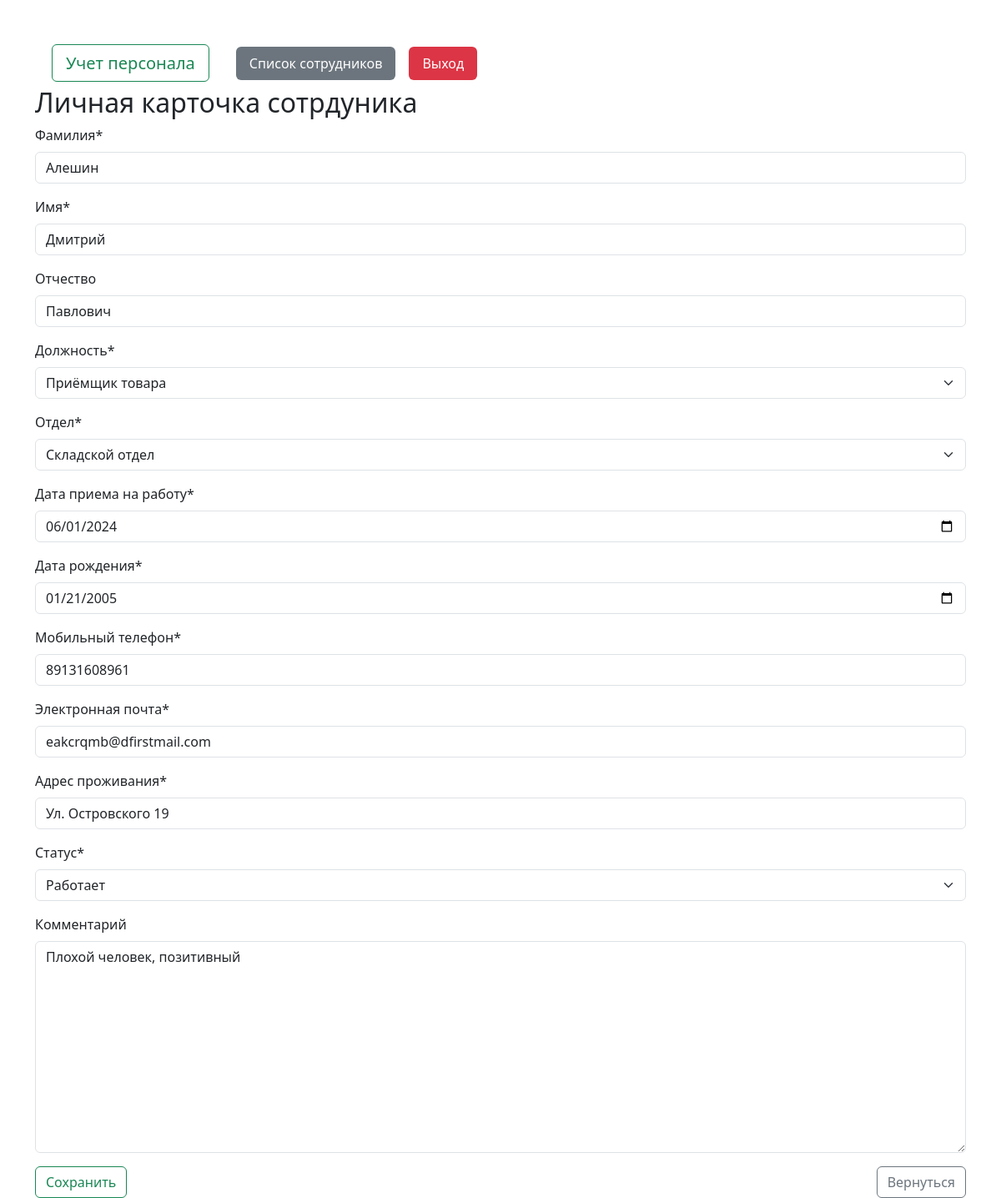
Page /employees/edit/17/ (signed in) on the committed database.
### staff/models.py (models this page shows, shortened)
class Employee(models.Model):
    POSITION_CHOICES = [
        ('Продавец-кассир', 'Продавец-кассир'),
        ('Приёмщик товара', 'Приёмщик товара'),
        ('Комплектовщик', 'Комплектовщик'),
        ('Сборщик', 'Сборщик заказов'),
        ('Дир. магазина', 'Директор магазина'),
        ('Зам. директора', 'Заместитель директора'),
        ('Кладовщик', 'Кладовщик'),
        ('Охранник', 'Сотрудники службы безопасности'),
        ('Уборщик', 'Уборщик '),
        ('Сис. админ', 'Системный администратор'),
        ('Менеджер', 'Менеджер по персоналу '),
        ('Бухгалтер', 'Бухгалтер'),
    ]
    DEPARTMENT_CHOICES = [
        ('Отдел продаж', 'Отдел продаж'),
        ('Тех. отдел', 'Технический отдел'),
        ('Отдел кадров', 'Отдел кадров'),
        ('Экн. отдел', 'Финансово-экономический отдел'),
        ('Отдел безопасности', 'Отдел безопасности'),
        ('Складской отдел', 'Складской отдел'),
        ('Отдел приёма товара', 'Отдел приёма товара'),
    ]
    STATUS_CHOICES = [
        ('Работает', 'Работает'),
        ('Уволен', 'Уволен'),
    ]
    id = models.AutoField(primary_key=True, verbose_name='ID')
    last_name = models.CharField(max_length=100, verbose_name='Фамилия')
    first_name = models.CharField(max_length=100, verbose_name='Имя')
    middle_name = models.CharField(max_length=100, blank=True, null=True, verbose_name='Отчество')
    position = models.CharField(max_length=100, choices=POSITION_CHOICES, verbose_name='Должность')
    department = models.CharField(max_length=100, choices=DEPARTMENT_CHOICES, verbose_name='Отдел')
    hire_date = models.DateField(verbose_name='Дата приема на работу')
    birth_date = models.DateField(verbose_name='Дата рождения')
    phone_number = models.CharField(max_length=15, verbose_name='Мобильный телефон')
    email = models.EmailField(verbose_name='Электронная почта')
    address = models.CharField(max_length=255, verbose_name='Адрес проживания')
    status = models.CharField(max_length=10, choices=STATUS_CHOICES, verbose_name='Статус')
    projects = models.TextField(blank=True, null=True, verbose_name='Комментарий')

### staff/views.py (the view)
# urls.py: path('edit/<int:pk>/', views.employee_edit, name='employee_edit'),
@login_required
def employee_edit(request, pk):
    employee = get_object_or_404(Employee, pk=pk)
    if request.method == 'POST':
        form = EmployeeForm(request.POST, instance=employee)
        if form.is_valid():
            form.save()
            return redirect('employee_list')
    else:
        form = EmployeeForm(instance=employee)
    return render(request, 'employee_form.html', {'form': form})

### staff/forms.py
class EmployeeForm(forms.ModelForm):
    class Meta:
        model = Employee
        fields = '__all__'
        widgets = {
            'hire_date': forms.DateInput(attrs={'type': 'date'}),
            'birth_date': forms.DateInput(attrs={'type': 'date'}),
        }

### staff/templates/employee_form.html (shortened to what this page needs)
{% extends 'base.html' %}
{% load crispy_forms_filters %}
{% block content %}
    <h2>Личная карточка сотрдуника</h2>
    <form method="post">
        {{ form|crispy }}
        <button type="submit" class="btn btn-outline-success">Сохранить</button>
        <a href="{% url 'employee_list' %}" class="btn btn-outline-secondary float-end">Вернуться</a>
    </form>
{% endblock %}

### rows in the picture
Employee: last_name "Алешин", first_name "Дмитрий", middle_name "Павлович", position "Приёмщик товара", department "Складской отдел", hire_date "06/01/2024", birth_date "01/21/2005", phone_number "89131608961", email "eakcrqmb@dfirstmail.com", address "Ул. Островского 19", status "Работает", projects "Плохой человек, позитивный"
